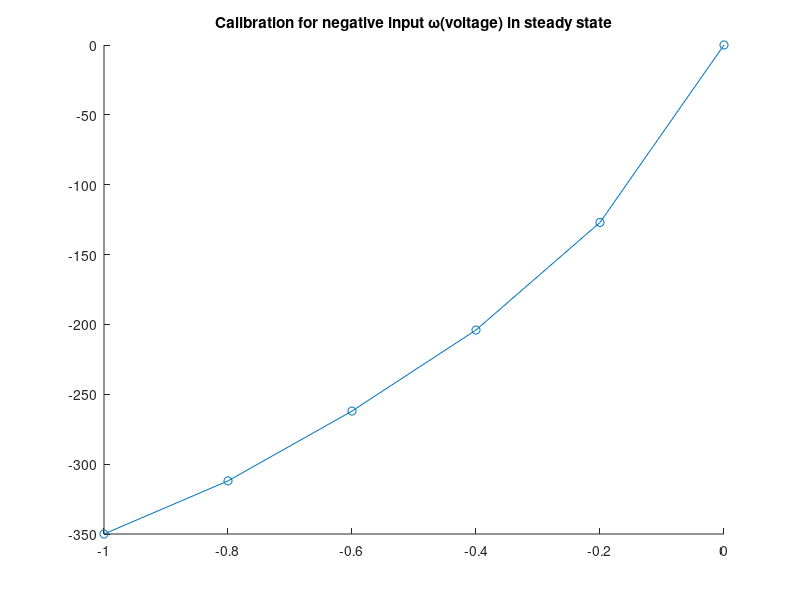
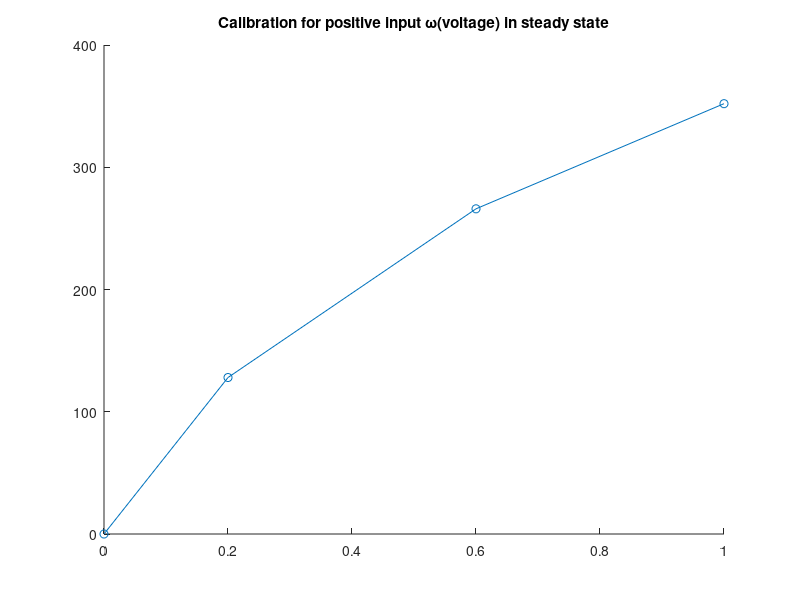
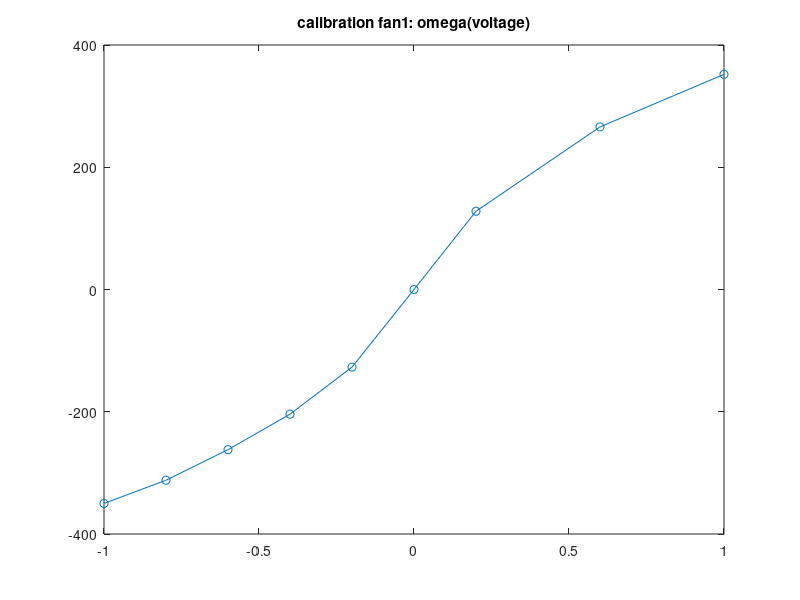
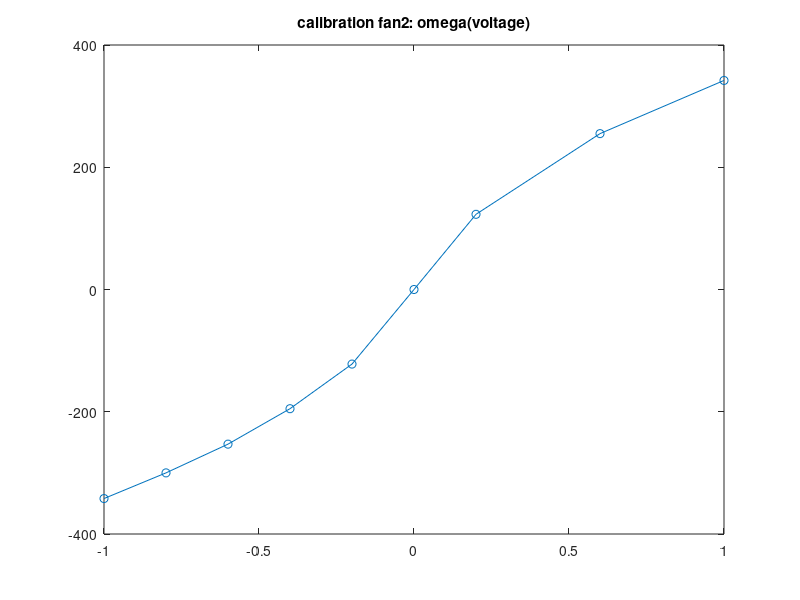

Here is the MATLAB script that generated these plots, in order:
clear all;
close all;
clc


% negative iput
fan1_voltage__ = -[0, 0.2, 0.4, 0.6, 0.8, 1];
fan1_omega__ = [0, -127, -204, -262, -312, -350];

figure;
hold on;
plot(fan1_voltage__, fan1_omega__, '-o');

title('Calibration for negative input \omega(voltage) in steady state');
hold off;

fan1_voltage_n = -[-1, -0.6, -0.2, 0];
fan1_omega_n = [352, 266, 128, 0];

figure;
hold on;
plot(fan1_voltage_n, fan1_omega_n, '-o');

title('Calibration for positive input \omega(voltage) in steady state');
hold off;


% omega:
% radians/s 


%%
fan1_voltage = -[-1, -0.6, -0.2, 0, 0.2, 0.4, 0.6, 0.8, 1];
fan1_omega = [352, 266, 128, 0, -127, -204, -262, -312, -350];
figure;
plot(fan1_voltage, fan1_omega, '-o');
title('calibration fan1: omega(voltage)');

% output1, 2 radians, no calibration, constant offset measured for input
% 0,0 is ~0.04, ~0.02
% gain -> -351 fan_1, 

fan2_voltage = -[-1, -0.6, -0.2, 0, 0.2, 0.4, 0.6, 0.8, 1];
fan2_omega = [342, 255, 123, 0, -122, -195, -253, -300, -342];
figure;
plot(fan2_voltage, fan2_omega, '-o');
title('calibration fan2: omega(voltage)');

figure;
hold on;
plot(fan1_voltage, fan1_omega, '-o');
plot(fan2_voltage, fan2_omega, '-o');
title('comparison');
hold off;
